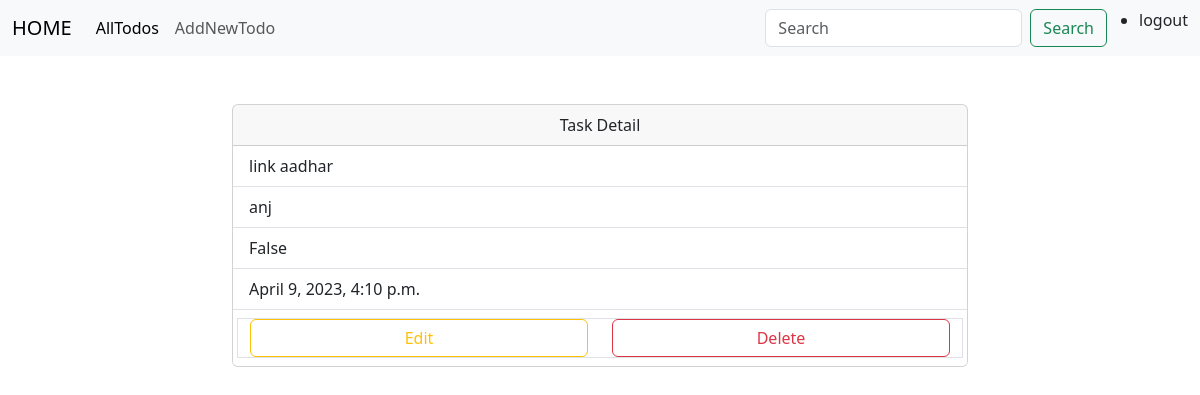
Screenshot of /todos/5/ (signed in) with the database file from the repository.
### todo/models.py (models this page shows, shortened)
class Task(models.Model):
    task_name=models.CharField(max_length=200)
    user=models.ForeignKey(User,on_delete=models.CASCADE)
    status=models.BooleanField(default=False)
    created_date=models.DateTimeField(auto_now_add=True)

### todo/views.py (the view)
# urls.py: path('todos/<int:pk>/',views.TaskDetailView.as_view(),name="todo-detail"),
@method_decorator(sign_required,name="dispatch")
class TaskDetailView(DetailView):
    model=Task
    template_name="todo-detail.html"
    context_object_name="task"

### todo/views.py (called while the page is built)
def sign_required(fn):
    def wrapper(request,*args,**kwargs):
        if not request.user.is_authenticated:
            messages.error(request,"you must logged in to perform this action !!!")
            return redirect("signin")
        return fn(request,*args,**kwargs)
    return wrapper

### todo/templates/todo-detail.html (shortened to what this page needs)
{%extends 'base.html'%}
{%block body_block%}
<div class="row mt-5">
    <div class="col-2"></div>
    <div class="col-8">
        <div class="card" style="width: 100%;">
            <div class="card-header text-center">
              Task Detail
            </div>
            <ul class="list-group list-group-flush">
              <li class="list-group-item">{{task.task_name}}</li>
              <li class="list-group-item">{{task.user}}</li>
              <li class="list-group-item">{{task.status}}</li>
              <li class="list-group-item">{{task.created_date}}</li>
              <li class="list-group-item">
                <div class="row border">
                    <div class="col-6">
                        <a href="{%url 'todo-edit' task.id %}" class="btn btn-outline-warning form-control">Edit</a>
                    </div>
                    <div class="col-6">
                        <a href="{%url 'todo-delete' task.id%}" class="btn btn-outline-danger form-control">Delete</a>
                    </div>
                </div>
              </li>
            </ul>
          </div>
    </div>
    <div class="col-2"></div>
</div>
{%endblock%}

### rows the page displays
Task: task_name "link aadhar", user "anj", status "False", created_date "April 9, 2023, 4:10 p.m."
